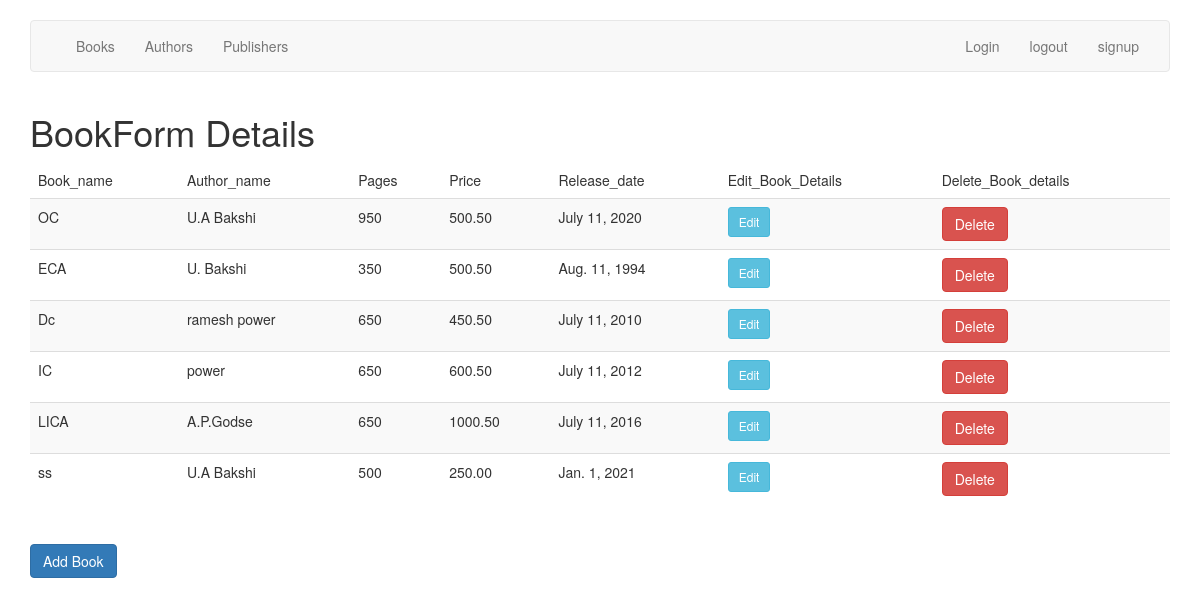
/employee/book_list/ (signed in), run on the app's committed database.
### employee/models.py (models this page shows, shortened)
class BookModel(models.Model):
    author = models.ForeignKey(AuthorModel, on_delete=models.CASCADE)
    B_name = models.CharField(max_length=255)
    pages = models.IntegerField(verbose_name='number of pages')
    price  = models.DecimalField(max_digits=30, decimal_places=2, verbose_name='price')
    release_date = models.DateField()

class AuthorModel(models.Model):
    name = models.CharField(max_length=50, blank=False, null = False)
    email = models.EmailField(max_length=150, blank=True, null = True)
    st_date = models.DateField()
    def __str__(self):
        return self.name

### employee/views.py (the view)
# urls.py: path('book_list/', views.listbook, name = 'book_list'),
@login_required
def listbook(request):
    data = BookModel.objects.all()
    return render(request, 'book_details.html', {'Data': data})

### employee/Templates/book_details.html
{% extends "home.html" %}
{% block content %}
<div class="container" >
    <h1>BookForm Details</h1>
        <table class="table table-success table-striped">
            <thead>
                <tr>
                    <td>Book_name</td>
                    <td>Author_name</td>
                    <td>Pages</td>
                    <td>Price</td>
                    <td>Release_date</td>
                    <td>Edit_Book_Details</td>
                    <td>Delete_Book_details</td>
                </tr>
                <tbody>
                    {% for book in Data  %}
                    <tr>
                        <td><a href="{% url 'book_list' %}"></a>{{ book.B_name }}</td>
                        <td>{{ book.author }}</td>
                        <td>{{ book.pages }}</td>
                        <td>{{ book.price }}</td>
                        <td>{{ book.release_date }}</td>
                        <td ><a href="{% url 'edit_book' book.id %}" class="btn btn-sm btn-info">Edit</a>{{ book.Edit_Book_Details}}</td>
                        <td><a class="btn btn-danger" href="{% url 'delete_book' book.id %}">Delete</a>{{ author.Delete_Author_Details }}</td>
                    </tr>
                    {% endfor %}
                </tbody>
            </thead>
        </table>
        <br>
        <a href="{% url 'add-book' %}" class='btn btn-primary'>Add Book</a>
</div>
{% endblock %}

### data on the page
BookModel: B_name "OC", author "U.A Bakshi", pages "950", price "500.50", release_date "July 11, 2020"
BookModel: B_name "ECA", author "U. Bakshi", pages "350", price "500.50", release_date "Aug. 11, 1994"
BookModel: B_name "Dc", author "ramesh power", pages "650", price "450.50", release_date "July 11, 2010"
BookModel: B_name "IC", author "power", pages "650", price "600.50", release_date "July 11, 2012"
BookModel: B_name "LICA", author "A.P.Godse", pages "650", price "1000.50", release_date "July 11, 2016"
BookModel: B_name "ss", author "U.A Bakshi", pages "500", price "250.00", release_date "Jan. 1, 2021"
